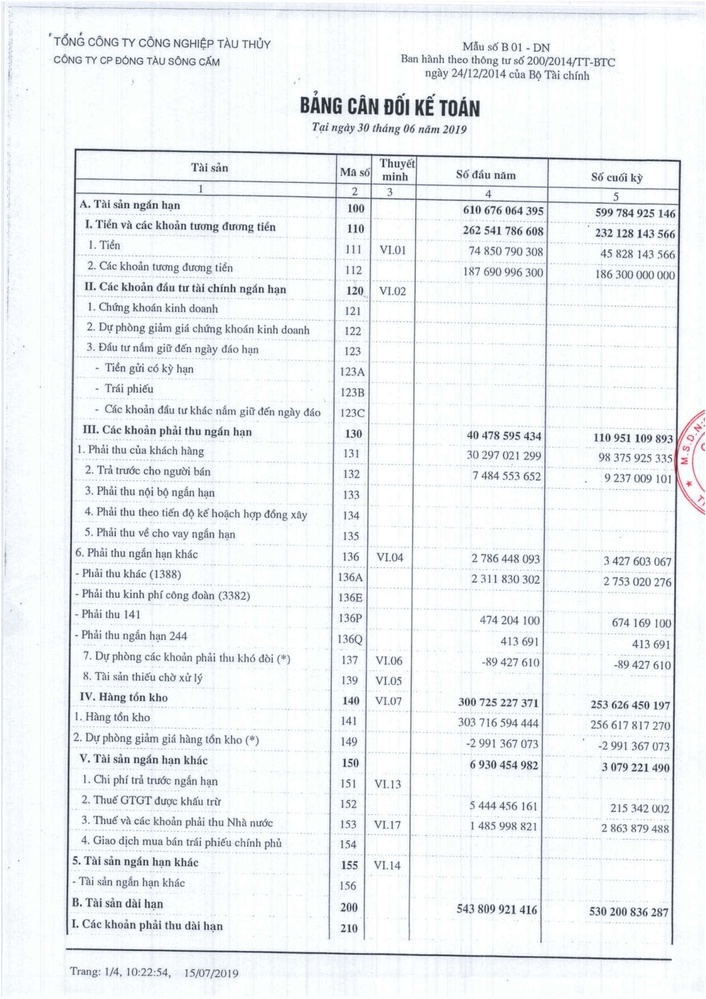
#> input picture Tuan3/data/bctc2019.jpg, 706 x 999 px, shrunk from 1240 x 1754 before the run, found by its file name
$ python dilation.py
#> lines starting #> are read from the running program, lines starting #| are printed output that depends on the picture; after the words box and inside, x2 and y2 are one past the last pixel; in counts of white or black regions, pixels touching at a corner belong together
import cv2
from matplotlib import pyplot as plt
image_file = "Tuan3/data/bctc2019.jpg"
img = cv2.imread(image_file)
#> img is the input picture: shape (999, 706, 3); mean B, G, R 243.1, 241.4, 238.2

def display(im_path):
    dpi = 80
    im_data = plt.imread(im_path)
    if len(im_data.shape) == 3:
        height, width, depth = im_data.shape  # Ảnh màu (RGB)
    else:
        height, width = im_data.shape  # Ảnh xám (grayscale)
        depth = 1  # Gán giá trị mặc định cho ảnh xám

    #what size does the figure need to be in inches to fit the image?
    figsize = width/float(dpi), height/float(dpi)

    #create a figure of the right size with one axes that takes up the full figure
    fig = plt.figure(figsize=figsize)
    ax = fig.add_axes([0, 0, 1, 1])

    #hide spines, ticks, etc.
    ax.axis('off')

    #display the image
    ax.imshow(im_data, cmap='gray')
    plt.show()
def grayscale(image):
    return cv2.cvtColor(image, cv2.COLOR_BGR2GRAY)

gray_image = grayscale(img)
# cv2.imwrite("Tuan3/temp/gray.jpg", gray_image)
# display("Tuan3/temp/gray.jpg")

thresh,im_bw = cv2.threshold(gray_image, 200, 230, cv2.THRESH_BINARY)
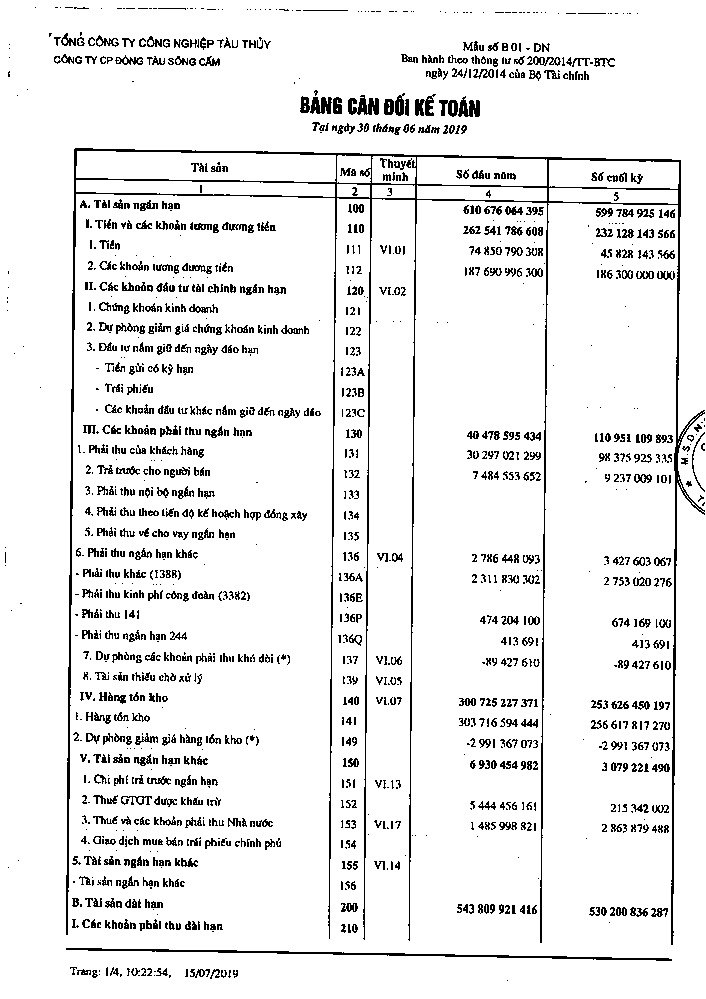
#> im_bw: shape (999, 706); values 0 (black) and 230 (white), 92.3% white; black in thin lines or dots
cv2.imwrite("Tuan3/temp/bw_image.jpg", im_bw)
display("Tuan3/temp/bw_image.jpg")
#> in display, `im_data = plt.imread(im_path)`:
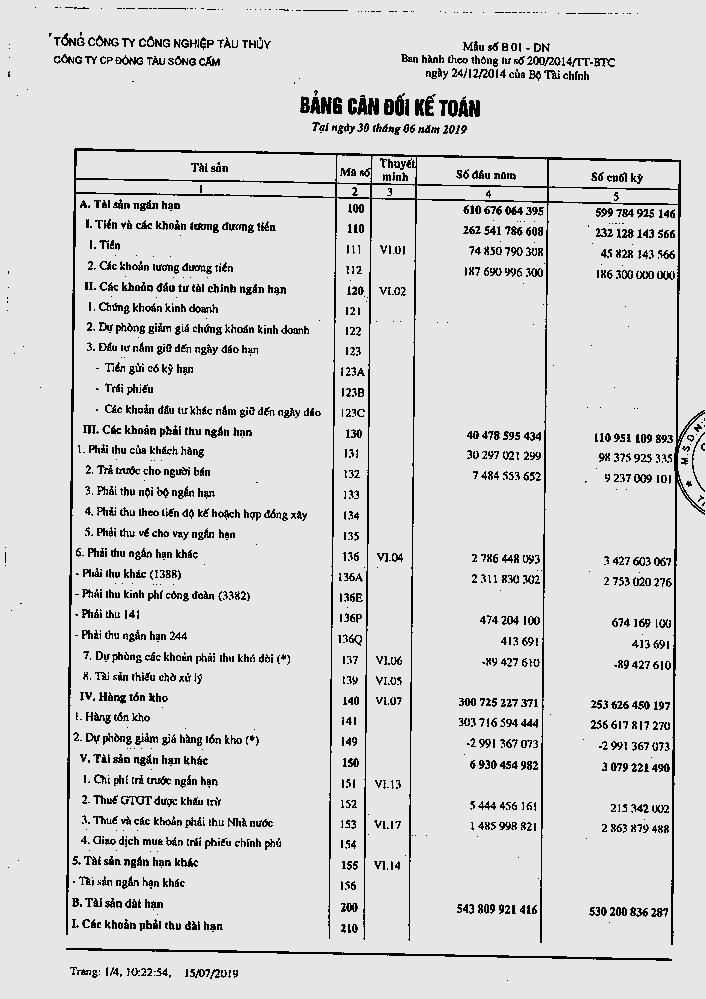
#> im_data: shape (999, 706); min 0, max 238, mean 212.3
def noise_removal(image):
    import numpy as np
    kernel = np.ones((1, 1), np.uint8)
    image = cv2.dilate(image, kernel, iterations=1)
    kernel = np.ones((1, 1), np.uint8)
    image = cv2.erode(image, kernel, iterations=1)
    image = cv2.morphologyEx(image, cv2.MORPH_CLOSE, kernel)
    image = cv2.medianBlur(image, 3)
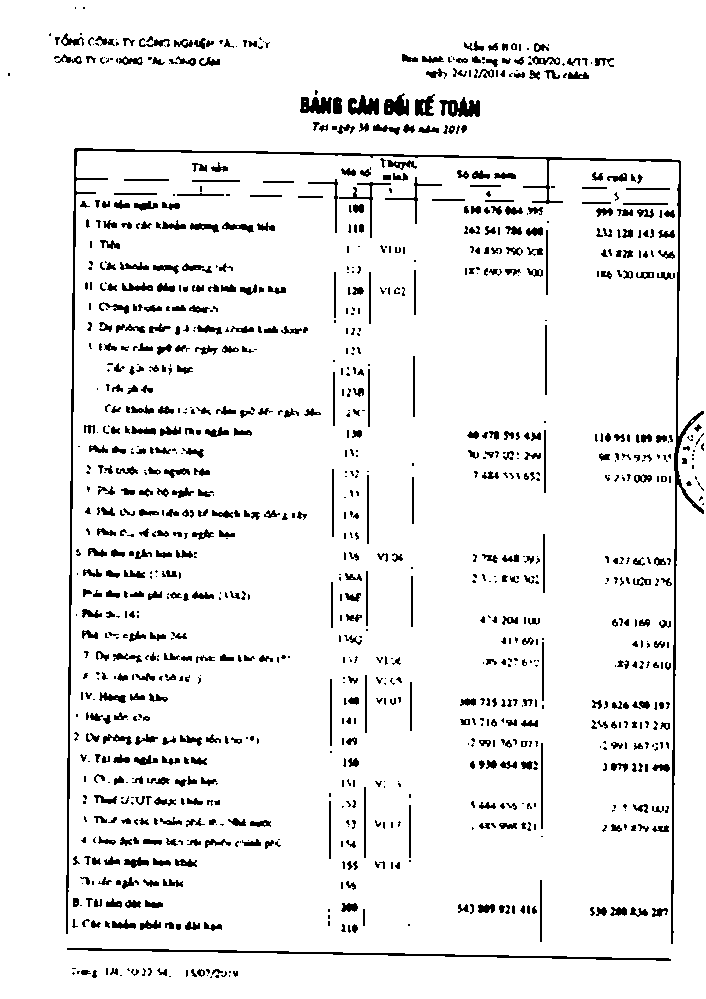
#> image: shape (999, 706); values 0 (black) and 230 (white), 93% white; 1097 black regions (494 under 20 px), largest, box (x1, y1, x2, y2) and area: (66, 148, 704, 944) 5664, (67, 948, 671, 961) 1363, (439, 97, 480, 117) 510
    return (image)
no_noise = noise_removal(im_bw)

def thin_font(image):
    import numpy as np
    image = cv2.bitwise_not(image)
    kernel = np.ones((2,2),np.uint8)
    image = cv2.erode(image, kernel, iterations=1)
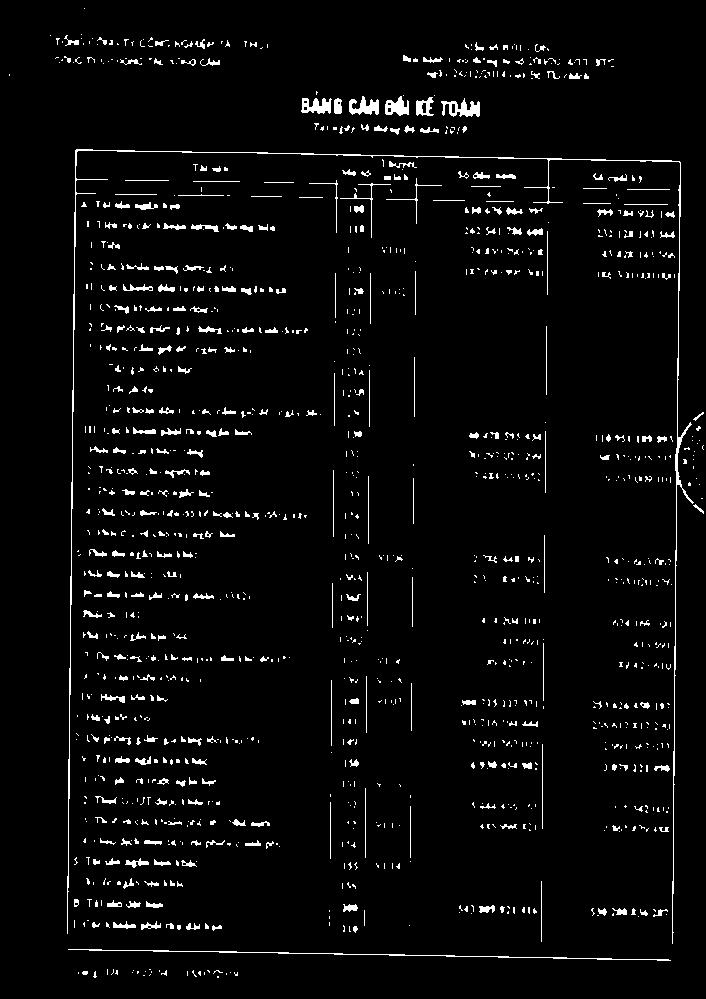
#> image: shape (999, 706); values 25 (black) and 255 (white), 3.7% white in thin lines or dots
    image = cv2.bitwise_not(image)
#> image: shape (999, 706); values 0 (black) and 230 (white), 96.3% white; black in thin lines or dots
    return (image)
eroded_image = thin_font(no_noise)
cv2.imwrite("Tuan3/temp/eroded_image.jpg", eroded_image)

def thick_font(image):
    import numpy as np
    image = cv2.bitwise_not(image)
    kernel = np.ones((2,2),np.uint8)
    image = cv2.dilate(image, kernel, iterations=1)
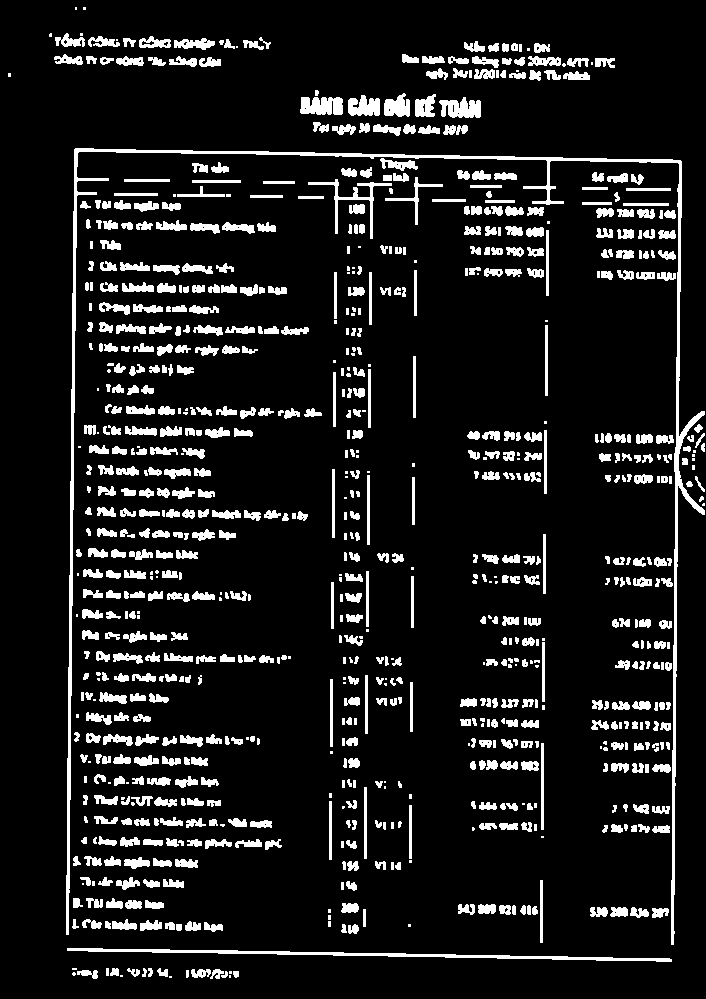
#> image: shape (999, 706); values 25 (black) and 255 (white), 10.5% white; 863 white regions (142 under 20 px), largest, box (x1, y1, x2, y2) and area: (66, 148, 705, 945) 8159, (67, 948, 672, 962) 1981, (308, 179, 392, 239) 671
    image = cv2.bitwise_not(image)
    return (image)

dilate_image = thick_font(no_noise)
cv2.imwrite("Tuan3/temp/dilate_image.jpg", dilate_image)

display("Tuan3/temp/dilate_image.jpg")
#> call 2 of display, with im_path = 'Tuan3/temp/dilate_image.jpg'
#> in display (call 2), `im_data = plt.imread(im_path)`:
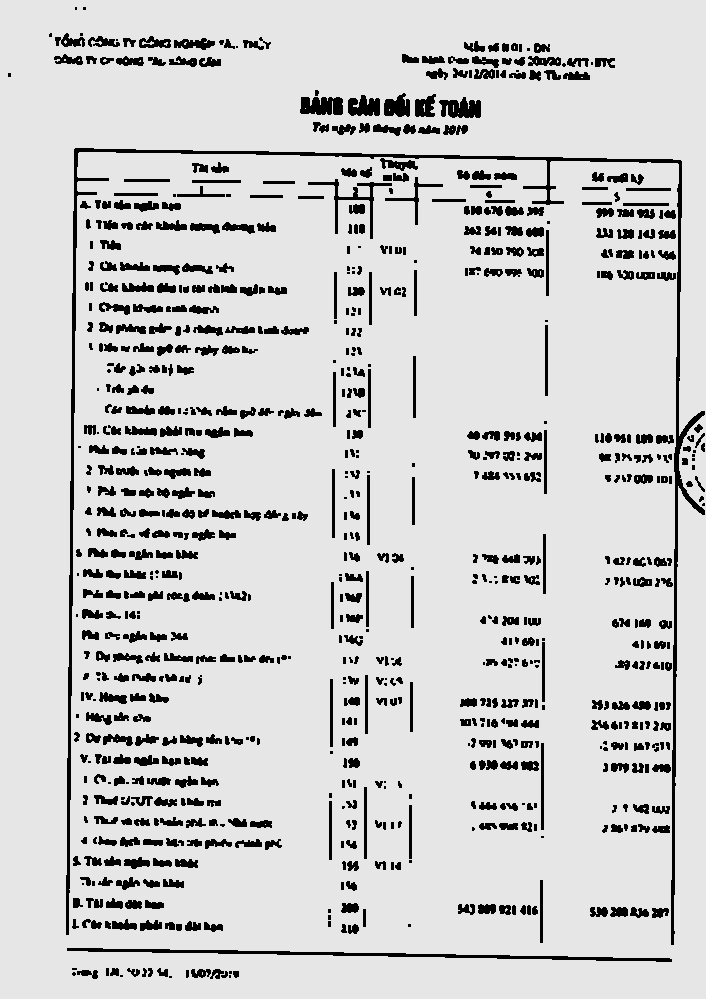
#> im_data: shape (999, 706); min 0, max 238, mean 205.9
